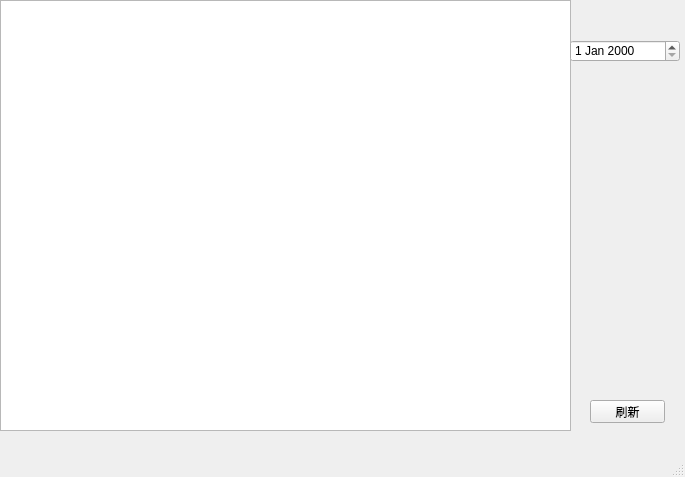
<?xml version="1.0" encoding="UTF-8"?>
<ui version="4.0">
 <class>MainWindow</class>
 <widget class="QMainWindow" name="MainWindow">
  <property name="geometry">
   <rect>
    <x>0</x>
    <y>0</y>
    <width>685</width>
    <height>477</height>
   </rect>
  </property>
  <property name="windowTitle">
   <string>MainWindow</string>
  </property>
  <widget class="QWidget" name="centralwidget">
   <widget class="QTableView" name="tableView">
    <property name="geometry">
     <rect>
      <x>0</x>
      <y>0</y>
      <width>571</width>
      <height>431</height>
     </rect>
    </property>
   </widget>
   <widget class="QPushButton" name="pushButton">
    <property name="geometry">
     <rect>
      <x>590</x>
      <y>400</y>
      <width>75</width>
      <height>23</height>
     </rect>
    </property>
    <property name="text">
     <string>刷新</string>
    </property>
   </widget>
   <widget class="QDateEdit" name="dateEdit">
    <property name="geometry">
     <rect>
      <x>570</x>
      <y>40</y>
      <width>110</width>
      <height>22</height>
     </rect>
    </property>
   </widget>
  </widget>
  <widget class="QMenuBar" name="menubar">
   <property name="geometry">
    <rect>
     <x>0</x>
     <y>0</y>
     <width>685</width>
     <height>23</height>
    </rect>
   </property>
  </widget>
  <widget class="QStatusBar" name="statusbar"/>
 </widget>
 <resources/>
 <connections/>
</ui>
